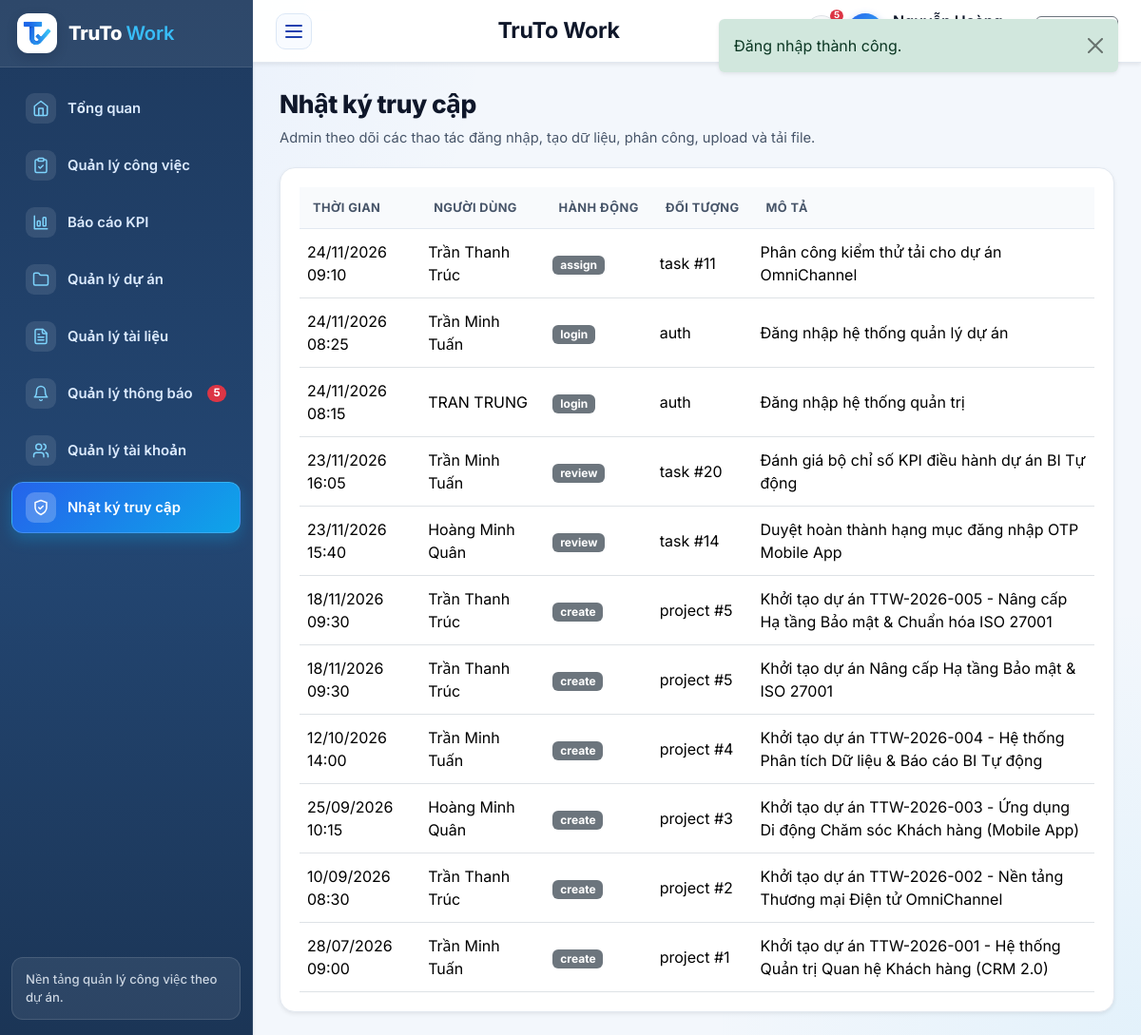
The app's page /index.php?route=nhat_ky/index (signed in) with its own data.
### tables this page shows
CREATE TABLE `tai_khoan` (
  `id` int(11) NOT NULL AUTO_INCREMENT,
  `name` varchar(150) NOT NULL,
  `email` varchar(150) NOT NULL,
  `password` varchar(255) NOT NULL,
  `public_key_jwk` longtext DEFAULT NULL,
  `role` enum('admin','manager','employee') NOT NULL DEFAULT 'employee',
  `department` varchar(100) DEFAULT NULL,
  `status` enum('active','inactive') NOT NULL DEFAULT 'active',
  `created_at` datetime NOT NULL,
  PRIMARY KEY (`id`),
  UNIQUE KEY `email` (`email`)
);

CREATE TABLE `nhat_ky_truy_cap` (
  `id` int(11) NOT NULL AUTO_INCREMENT,
  `user_id` int(11) DEFAULT NULL,
  `action` varchar(50) NOT NULL,
  `target_type` varchar(50) NOT NULL,
  `target_id` int(11) DEFAULT NULL,
  `description` varchar(255) DEFAULT NULL,
  `created_at` datetime NOT NULL,
  PRIMARY KEY (`id`),
  KEY `fk_nhat_ky_truy_cap_user` (`user_id`),
  CONSTRAINT `fk_nhat_ky_truy_cap_user` FOREIGN KEY (`user_id`) REFERENCES `tai_khoan` (`id`) ON DELETE SET NULL
);

### app/views/nhat_ky/index.php (the view, shortened to what the rows shown need)
<div class="section-header">
    <div>
        <div class="section-title">Nhật ký truy cập</div>
        <p class="section-desc">Admin theo dõi các thao tác đăng nhập, tạo dữ liệu, phân công, upload và tải file.</p>
    </div>
</div>
<div class="card border-0 shadow-sm">
    <div class="card-body table-responsive">
        <table class="table align-middle">
            <thead>
                <tr>
                    <th>Thời gian</th>
                    <th>Người dùng</th>
                    <th>Hành động</th>
                    <th>Đối tượng</th>
                    <th>Mô tả</th>
                </tr>
            </thead>
            <tbody>
            <?php foreach ($logs as $log): ?>
                <tr>
                    <td><?= e(format_datetime($log['created_at'])) ?></td>
                    <td><?= e($log['user_name'] ?? 'Hệ thống') ?></td>
                    <td><span class="badge text-bg-secondary"><?= e($log['action']) ?></span></td>
                    <td><?= e($log['target_type']) ?><?= $log['target_id'] ? ' #' . e((string) $log['target_id']) : '' ?></td>
                    <td><?= e($log['description']) ?></td>
                </tr>
            <?php endforeach; ?>
            </tbody>
        </table>
    </div>
</div>

### app/views/layouts/main.php (shortened to what the rows shown need)
<?php
$authUser = current_user();
$currentRoute = (string) ($_GET['route'] ?? ($authUser ? 'dashboard/index' : 'home/index'));
$isPublicPage = !$authUser && str_starts_with($currentRoute, 'home/');
$isLoginPage = !$authUser && str_starts_with($currentRoute, 'auth/');
$unreadNotifCount = 0;
if ($authUser) {
    try {
        $unreadNotifCount = (new \App\Models\Notification())->unreadCount((int) $authUser['id']);
    } catch (\Throwable $e) {
        $unreadNotifCount = 0;
    }
}
?>
<!doctype html>
<html lang="vi">
<head>
    <link href="https://cdn.jsdelivr.net/npm/bootstrap@5.3.3/dist/css/bootstrap.min.css" rel="stylesheet">
    <link href="assets/css/app.css?v=20261025v6" rel="stylesheet">
</head>
<body>
<?php if ($isPublicPage): ?>
    <div class="public-site-shell">
        <header class="public-header">
            <div class="public-container public-header-inner">
                <a class="brand-public" href="<?= e(route_url('home/index')) ?>">
                    <span class="brand-public-mark">
                        <img src="assets/images/logo-icon.png" alt="TruTo Work">
                    </span>
                    <span>
                        <strong>TruTo <span class="text-primary fw-semibold">Work</span></strong>
                        <small>Quản lý công việc theo dự án</small>
                    </span>
                </a>
                <nav class="public-nav">
                    <a class="<?= $currentRoute === 'home/index' ? 'is-active' : '' ?>" href="<?= e(route_url('home/index')) ?>">Trang chủ</a>
                    <a class="<?= $currentRoute === 'home/about' ? 'is-active' : '' ?>" href="<?= e(route_url('home/about')) ?>">Giới thiệu</a>
                    <a href="<?= e(route_url('auth/login')) ?>">Đăng nhập</a>
                </nav>
            </div>
        </header>
        <main class="public-main">
            <div class="public-container">
                <?= $content ?>
            </div>
        </main>
        <footer class="public-footer">
            <div class="public-container public-footer-inner">
                <span>TruTo Work</span>
            </div>
        </footer>
    </div>
<?php else: ?>
    <div class="app-shell">
        <aside class="sidebar shadow-sm">
            <div class="sidebar-header">
                <a class="sidebar-brand text-decoration-none" href="<?= e(route_url('dashboard/index')) ?>">
                    <div class="brand-icon">
                        <img src="assets/images/logo-icon.png" alt="TruTo Work">
                    </div>
                    <div class="brand-title">TruTo <span class="brand-title-accent">Work</span></div>
                </a>
            </div>
            <nav class="sidebar-menu">
                <a class="menu-link <?= e(active_menu('dashboard/')) ?>" href="<?= e(route_url('dashboard/index')) ?>" data-short-label="TG" title="Tổng quan">
                    <span class="menu-icon" aria-hidden="true">
                        <svg xmlns="http://www.w3.org/2000/svg" width="18" height="18" viewBox="0 0 24 24" fill="none" stroke="currentColor" stroke-width="2" stroke-linecap="round" stroke-linejoin="round"><path d="m3 9 9-7 9 7v11a2 2 0 0 1-2 2H5a2 2 0 0 1-2-2z"/><polyline points="9 22 9 12 15 12 15 22"/></svg>
                    </span>
                    <span class="menu-text">Tổng quan</span>
                </a>
                <a class="menu-link <?= e(active_menu('cong_viec/')) ?>" href="<?= e(route_url('cong_viec/index')) ?>" data-short-label="CV" title="Quản lý công việc">
                    <span class="menu-icon" aria-hidden="true">
                    </span>
                    <span class="menu-text">Quản lý công việc</span>
                </a>
                <a class="menu-link <?= e(active_menu('kpi/')) ?>" href="<?= e(route_url('kpi/index')) ?>" data-short-label="KPI" title="Báo cáo KPI">
                    <span class="menu-icon" aria-hidden="true">
                        <svg xmlns="http://www.w3.org/2000/svg" width="18" height="18" viewBox="0 0 24 24" fill="none" stroke="currentColor" stroke-width="2" stroke-linecap="round" stroke-linejoin="round"><path d="M3 3v18h18"/><rect width="4" height="7" x="7" y="10" rx="1"/><rect width="4" height="12" x="15" y="5" rx="1"/></svg>
                    </span>
                    <span class="menu-text">Báo cáo KPI</span>
                </a>
                <a class="menu-link <?= e(active_menu('du_an/')) ?>" href="<?= e(route_url('du_an/index')) ?>" data-short-label="DA" title="Quản lý dự án">
                    <span class="menu-icon" aria-hidden="true">
                        <svg xmlns="http://www.w3.org/2000/svg" width="18" height="18" viewBox="0 0 24 24" fill="none" stroke="currentColor" stroke-width="2" stroke-linecap="round" stroke-linejoin="round"><path d="M20 20a2 2 0 0 0 2-2V8a2 2 0 0 0-2-2h-7.9a2 2 0 0 1-1.69-.9L9.6 3.9A2 2 0 0 0 7.93 3H4a2 2 0 0 0-2 2v13a2 2 0 0 0 2 2Z"/></svg>
                    </span>
                    <span class="menu-text">Quản lý dự án</span>
                </a>
                <?php if (in_array($authUser['role'], ['manager', 'admin'], true)): ?>
                    <a class="menu-link <?= e(active_menu('files/') ?: active_menu('tai_lieu/')) ?>" href="<?= e(route_url('files/index')) ?>" data-short-label="TL" title="Quản lý tài liệu">
                        <span class="menu-icon" aria-hidden="true">
                        </span>
                        <span class="menu-text">Quản lý tài liệu</span>
                    </a>
                <?php endif; ?>
                <?php $notifMenuTitle = in_array($authUser['role'], ['manager', 'admin'], true) ? 'Quản lý thông báo' : 'Xem thông báo'; ?>
                <a class="menu-link <?= e(active_menu('thong_bao/')) ?>"
                   href="<?= e(route_url('thong_bao/index')) ?>"
                   data-short-label="TB"
                   title="<?= e($notifMenuTitle) ?>">
                    <span class="menu-icon" aria-hidden="true">
                        <svg xmlns="http://www.w3.org/2000/svg" width="18" height="18" viewBox="0 0 24 24" fill="none" stroke="currentColor" stroke-width="2" stroke-linecap="round" stroke-linejoin="round"><path d="M6 8a6 6 0 0 1 12 0c0 7 3 9 3 9H3s3-2 3-9"/><path d="M10.3 21a1.94 1.94 0 0 0 3.4 0"/></svg>
                    </span>
                    <span class="menu-text flex-grow-1"><?= e($notifMenuTitle) ?></span>
                    <?php if ($unreadNotifCount > 0): ?>
                        <span class="badge rounded-pill text-bg-danger menu-badge"><?= e((string) $unreadNotifCount) ?></span>
                    <?php endif; ?>
                </a>
                <?php if ($authUser['role'] === 'admin'): ?>
                    <a class="menu-link <?= e(active_menu('tai_khoan/')) ?>" href="<?= e(route_url('tai_khoan/index')) ?>" data-short-label="TK" title="Quản lý tài khoản">
                        <span class="menu-icon" aria-hidden="true">
                        </span>
                        <span class="menu-text">Quản lý tài khoản</span>
                    </a>
                    <a class="menu-link <?= e(active_menu('nhat_ky/')) ?>" href="<?= e(route_url('nhat_ky/index')) ?>" data-short-label="NK" title="Nhật ký truy cập">
                        <span class="menu-icon" aria-hidden="true">
                            <svg xmlns="http://www.w3.org/2000/svg" width="18" height="18" viewBox="0 0 24 24" fill="none" stroke="currentColor" stroke-width="2" stroke-linecap="round" stroke-linejoin="round"><path d="M12 22s8-4 8-10V5l-8-3-8 3v7c0 6 8 10 8 10"/><path d="m9 12 2 2 4-4"/></svg>
                        </span>
                        <span class="menu-text">Nhật ký truy cập</span>
                    </a>
                <?php endif; ?>
            </nav>
            <div class="sidebar-footer">
                <div class="sidebar-footer-text">Nền tảng quản lý công việc theo dự án.</div>
            </div>
        </aside>
        <div class="main-shell">
            <header class="topbar shadow-sm">
                <button class="sidebar-toggle" type="button" aria-label="Thu gọn hoặc mở menu" aria-expanded="true" data-sidebar-toggle>
                    <span></span><span></span><span></span>
                </button>
                <div class="page-info">
                    <div class="page-label">TruTo Work</div>
                </div>
                <div class="topbar-user">
                    <a class="btn btn-light border position-relative p-0 d-inline-flex align-items-center justify-content-center rounded-circle"
                       style="width: 34px; height: 34px; min-height: 34px;"
                       href="<?= e(route_url('thong_bao/index', ['tab' => 'inbox'])) ?>"
                       title="Thông báo của bạn"
                       aria-label="Thông báo của bạn">
                        <?php if ($unreadNotifCount > 0): ?>
                            <span class="position-absolute top-0 start-100 translate-middle badge rounded-pill text-bg-danger"
                                  style="font-size: 0.62rem; padding: 0.18em 0.4em;">
                                <?= e($unreadNotifCount > 99 ? '99+' : (string) $unreadNotifCount) ?>
                            </span>
                        <?php endif; ?>
                    </a>
                    <div class="avatar-badge"><?= e(strtoupper(substr($authUser['name'], 0, 1))) ?></div>
                    <div class="d-none d-sm-block">
                        <div class="fw-semibold text-truncate" style="max-width: 140px;"><?= e($authUser['name']) ?></div>
                        <div class="small text-secondary"><?= e(role_label($authUser['role'])) ?></div>
                    </div>
                    <a class="btn btn-outline-secondary btn-sm" href="<?= e(route_url('auth/logout')) ?>" title="Đăng xuất">
                        <span class="d-none d-md-inline">Đăng xuất</span>
                    </a>
                </div>
            </header>
            <main class="content-shell">
                <?= $content ?>
            </main>
        </div>
    </div>
<?php endif; ?>
</body>
</html>

### records on screen
tai_khoan: role "Quản lý thông báo"
nhat_ky_truy_cap: created_at "24/11/2026 09:10", user.name "Trần Thanh Trúc", action "assign", target_type "task", target "11", description "Phân công kiểm thử tải cho dự án OmniChannel"
nhat_ky_truy_cap: created_at "24/11/2026 08:25", user.name "Trần Minh Tuấn", action "login", target_type "auth", description "Đăng nhập hệ thống quản lý dự án"
nhat_ky_truy_cap: created_at "24/11/2026 08:15", user.name "TRAN TRUNG", action "login", target_type "auth", description "Đăng nhập hệ thống quản trị"
nhat_ky_truy_cap: created_at "23/11/2026 16:05", user.name "Trần Minh Tuấn", action "review", target_type "task", target "20", description "Đánh giá bộ chỉ số KPI điều hành dự án BI Tự động"
nhat_ky_truy_cap: created_at "23/11/2026 15:40", user.name "Hoàng Minh Quân", action "review", target_type "task", target "14", description "Duyệt hoàn thành hạng mục đăng nhập OTP Mobile App"
nhat_ky_truy_cap: created_at "18/11/2026 09:30", user.name "Trần Thanh Trúc", action "create", target_type "project", target "5", description "Khởi tạo dự án TTW-2026-005 - Nâng cấp Hạ tầng Bảo mật & Chuẩn hóa ISO 27001"
nhat_ky_truy_cap: created_at "18/11/2026 09:30", user.name "Trần Thanh Trúc", action "create", target_type "project", target "5", description "Khởi tạo dự án Nâng cấp Hạ tầng Bảo mật & ISO 27001"
nhat_ky_truy_cap: created_at "12/10/2026 14:00", user.name "Trần Minh Tuấn", action "create", target_type "project", target "4", description "Khởi tạo dự án TTW-2026-004 - Hệ thống Phân tích Dữ liệu & Báo cáo BI Tự động"
nhat_ky_truy_cap: created_at "25/09/2026 10:15", user.name "Hoàng Minh Quân", action "create", target_type "project", target "3", description "Khởi tạo dự án TTW-2026-003 - Ứng dụng Di động Chăm sóc Khách hàng (Mobile App)"
nhat_ky_truy_cap: created_at "10/09/2026 08:30", user.name "Trần Thanh Trúc", action "create", target_type "project", target "2", description "Khởi tạo dự án TTW-2026-002 - Nền tảng Thương mại Điện tử OmniChannel"
nhat_ky_truy_cap: created_at "28/07/2026 09:00", user.name "Trần Minh Tuấn", action "create", target_type "project", target "1", description "Khởi tạo dự án TTW-2026-001 - Hệ thống Quản trị Quan hệ Khách hàng (CRM 2.0)"

### other values on screen
$flash['message'] "Đăng nhập thành công."
$unreadNotifCount "5"
$unreadNotifCount > 99 ? '99+' : (string) $unreadNotifCount "5"
